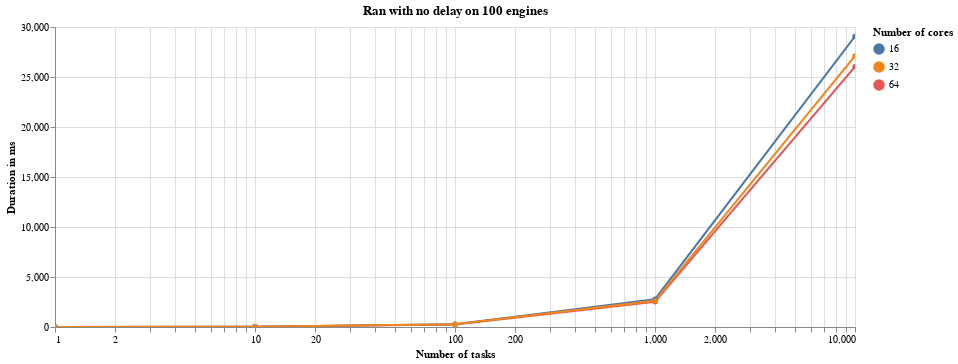

Notebook source saved alongside this figure:
### Code cell
data = pd.DataFrame(nodelay_source)
alt.Chart(data).mark_line(point=True).encode(
    alt.X(
        'Number of tasks',
        scale=alt.Scale(type='log')
    ),
    color='Number of cores:N',
    y='Duration in ms',
    tooltip='Duration in ms',                         
).properties(title=f'Ran with no delay on 100 engines', width=800).interactive().display(renderer='svg')

### Figure 1 — Vega-Lite specification as saved in the notebook (floating-point values rounded to 4 significant figures)
{"$schema": "https://vega.github.io/schema/vega-lite/v3.4.0.json", "config": {"mark": {"tooltip": null}, "view": {"height": 300, "width": 400}}, "data": {"name": "data-7da26c5df9e231a5834cd97cf2d92259"}, "datasets": {"data-7da26c5df9e231a5834cd97cf2d92259": [{"Duration in ms": 7.49, "Number of cores": 64, "Number of tasks": 1}, {"Duration in ms": 29.9, "Number of cores": 64, "Number of tasks": 10}, {"Duration in ms": 252.9, "Number of cores": 64, "Number of tasks": 100}, {"Duration in ms": 2517.0, "Number of cores": 64, "Number of tasks": 1000}, {"Duration in ms": 26030.0, "Number of cores": 64, "Number of tasks": 10000}, {"Duration in ms": 9.38, "Number of cores": 16, "Number of tasks": 1}, {"Duration in ms": 34.64, "Number of cores": 16, "Number of tasks": 10}, {"Duration in ms": 284.6, "Number of cores": 16, "Number of tasks": 100}, {"Duration in ms": 2780.0, "Number of cores": 16, "Number of tasks": 1000}, {"Duration in ms": 29060.0, "Number of cores": 16, "Number of tasks": 10000}, {"Duration in ms": 9.17, "Number of cores": 32, "Number of tasks": 1}, {"Duration in ms": 33.22, "Number of cores": 32, "Number of tasks": 10}, {"Duration in ms": 271.4, "Number of cores": 32, "Number of tasks": 100}, {"Duration in ms": 2614.0, "Number of cores": 32, "Number of tasks": 1000}, {"Duration in ms": 27100.0, "Number of cores": 32, "Number of tasks": 10000}]}, "encoding": {"color": {"field": "Number of cores", "type": "nominal"}, "tooltip": {"field": "Duration in ms", "type": "quantitative"}, "x": {"field": "Number of tasks", "scale": {"type": "log"}, "type": "quantitative"}, "y": {"field": "Duration in ms", "type": "quantitative"}}, "mark": {"point": true, "type": "line"}, "selection": {"selector029": {"bind": "scales", "encodings": ["x", "y"], "type": "interval"}}, "title": "Ran with no delay on 100 engines", "width": 800}
